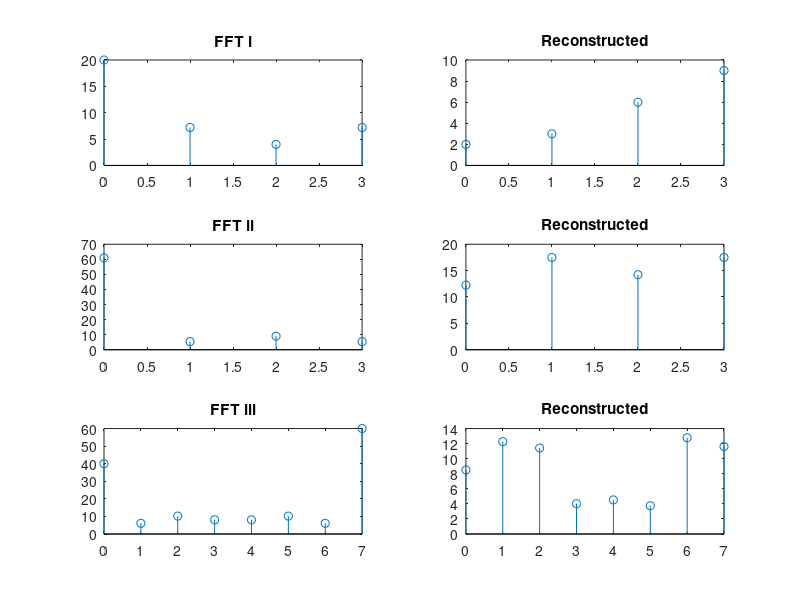

The MATLAB source for this figure:
%https://www.mathworks.com/help/matlab/ref/ifft.html

clc, clear;
n = [0:3];
X = [20, -4+6j, -4, -4-6j];
subplot(321), stem(n,abs(X)), title("FFT i")
x = ifft(X)
subplot(322), stem(n,abs(x)), title("Reconstructed")

clear;
n = [0:3];
X = [61 -2+5i -9 -2+5i];
subplot(323), stem(n,abs(X)), title("FFT ii")
x = ifft(X)
subplot(324), stem(n,abs(x)), title("Reconstructed")

clear;
n = [0:7];
X = [40 -6+i -10-2i 8-i -8+i -10+2i -6-i 60];
subplot(325), stem(n,abs(X)), title("FFT iii")
x = ifft(X)
subplot(326), stem(n,abs(x)), title("Reconstructed")

